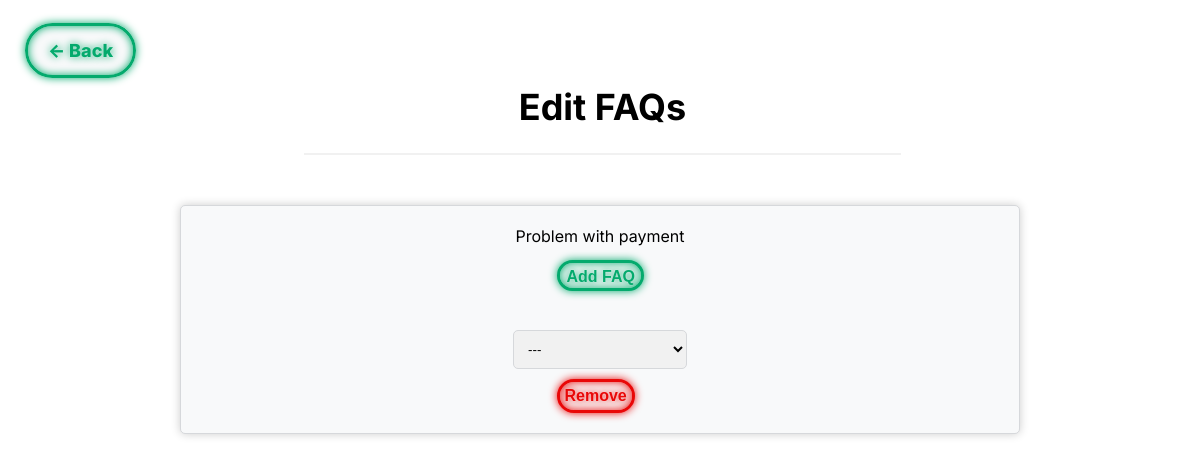
Before: /pages/editFAQ.php (signed in) with the older database file.
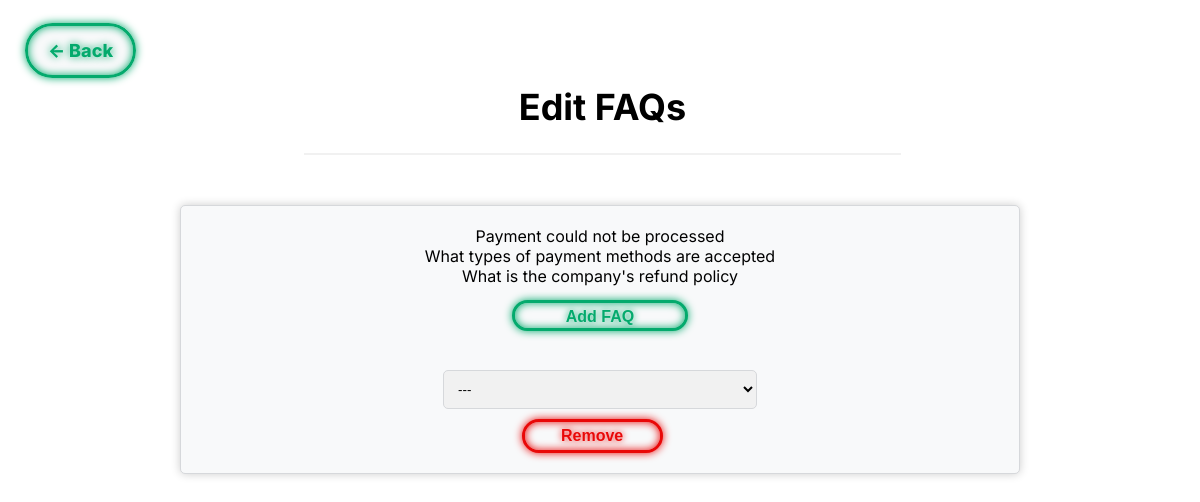
After: the same page with the newer database file.
### tables this page shows
CREATE TABLE FAQ (
    faq_id INTEGER PRIMARY KEY AUTOINCREMENT,
    question VARCHAR(255) NOT NULL,
    answer VARCHAR(1000) NOT NULL
);

### pages/editFAQ.php (the view, shortened to what this page needs)
<?php
    include '../database/checkSession.php';
?>
<!DOCTYPE html>
<html>
<head>
	<link rel="stylesheet" href="../css/editFAQ.css">
</head>
    <body>
        <div class="header_div">
            <a class="backbtn" href="../pages/system.php"> <- Back</a>
            <header>
                <h1>Edit FAQs</h1>
                <hr>
            </header>
        </div>
        <div class="box">
            <section class="currentFAQ">
                <?php
                    $stmt = $db->prepare('SELECT * FROM FAQ');
                    $stmt->execute();
                    while($result = $stmt -> fetch()){
                        echo '<span class="question">'.$result['question'].'</span>';
                    }
                ?>
            </section>
            <div class="addFAQs">
                <input type="button" id="addFAQ" value="Add FAQ"/>
            </div>
            <div class="removeFAQ">
                <form action="../database/removeFAQ.php" method="post">
                    <select id="faq" name="faq">
                        <option value="none">---</option>
                    </select>
                    <button type="submit" id="removeFAQbtn">Remove</button>
                </form>
            </div>
        </div>
    </body>
</html>

Changed rows visible on the page:
changed faq: question "Problem with payment" → "Payment could not be processed"
added faq: question "What types of payment methods are accepted"
added faq: question "What is the company's refund policy"
